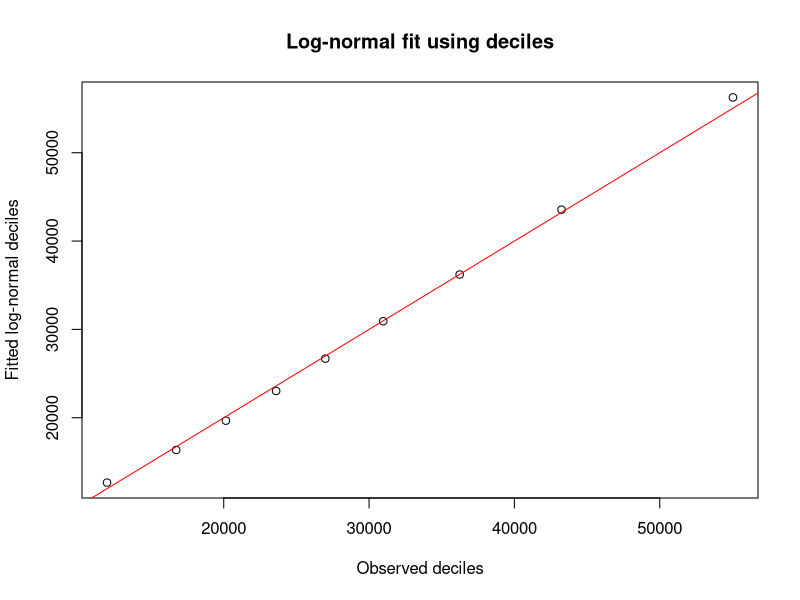

Recreate this plot in R.
rm(list = ls(all = TRUE))

library(tidyverse)


# ------------------------------------------------------------------------------
# we asume PIB_increase == income_increae
# https://govern.cat/gov/notes-premsa/752612/el-govern-preveu-que-l-economia-catalana-creixi-un-25-percent-el-2025-i-un-21-percent-el-2026?utm_source=chatgpt.com
d_pib_2023 = 1.026
d_pib_2024 = 1.036
d_pib_2025 = 1.025 # estimate,
factor = d_pib_2023 * d_pib_2024 * d_pib_2025

# ------------------------------------------------------------------------------
# fit a log-normal distribution to the deciles adjusted to 2025

# adjust the deciles to 2025
deciles = read_csv('data/raw/pib_deciles_2022.csv') %>%
  mutate(pib_25 = pib_22 * factor)  %>%
  mutate(decil = decil / 10)

# fit the log-normal
z <- qnorm(deciles$decil)
log_pib <- log(deciles$pib_25)
fit <- lm(log_pib ~ z)
mu_hat <- coef(fit)[1]
sigma_hat <- coef(fit)[2]

# evaluate the quality of the fit
fitted_quantiles <- exp(mu_hat + sigma_hat * z)
plot(deciles$pib_25, fitted_quantiles,
     xlab = "Observed deciles",
     ylab = "Fitted log-normal deciles",
     main = "Log-normal fit using deciles")
abline(0, 1, col = "red")

# function to calculate pct between two values
calc_pct_ln = function(min, max) {
  
  pct = 
    plnorm(max, meanlog=mu_hat, sdlog=sigma_hat) - 
    plnorm(min, meanlog=mu_hat, sdlog=sigma_hat)
  
  return(pct)
}
  

# ------------------------------------------------------------------------------
# adjust the intervals from 22 to 25
intervals = read_csv('data/raw/pib_intervals_2022.csv') %>%
  mutate(max_22 = if_else(interval == 'R21_50000_mes', 1e9, max_22)) %>%
  mutate(max_22_round = if_else(interval == 'R21_50000_mes', 1e9, max_22_round)) %>%
  mutate(min_25 = min_22 * factor)  %>%
  mutate(max_25 = max_22 * factor) %>%
  mutate(pct_25_cte = NA) %>%
  mutate(pct_25_ln = NA) %>%
  mutate(d_cte = pct_23 / (max_25 - min_25)) # constant  density

# recalculate population pct
# from [min_25, max_25] to [min_22_round, max_22_round]

# option 1) assume constant densitiy within each salari interval
for(i in 1:nrow(intervals)) {
  
  row = intervals %>% slice(i)
  
  if (i == 1) {
    x = row['d_cte'] * (row['max_22_round'] - row['min_25'])
                    
  } else if (i == nrow(intervals)) {
    row_prev = intervals %>% slice(i-1)
    x = row_prev['d_cte'] * (row['min_25'] - row['min_22_round']) + row['pct_23'] 
    
  } else {
    row_prev = intervals %>% slice(i-1)
    x = row_prev['d_cte'] * (row['min_25'] - row['min_22_round']) + row['d_cte'] * (row['max_22_round'] - row['min_25'])
    
  }
  intervals[i, 'pct_25_cte'] = x
}


# option 2) log normal
for(i in 1:nrow(intervals)) {
  intervals[i, 'pct_25_ln'] = calc_pct_ln(min=intervals$min_22_round[i], max=intervals$max_22_round[i]) * 100
}

# check
sum(intervals['pct_25_cte'])
sum(intervals['pct_25_ln'])


# ------------------------------------------------------------------------------
# update pop_stats
aux = bind_rows(
  intervals %>% select(cat = interval, pp = pct_25_cte) %>% mutate(pop_type='adj_cte'),
  intervals %>% select(cat = interval, pp = pct_25_ln) %>% mutate(pop_type='adj_ln')
) %>%
  mutate(var='P21_salari_brut_anual') %>%
  mutate(n=NA)

pop_stats = read_csv('data/proc/pop_stats.csv') 
bind_rows(
    pop_stats %>% mutate(pop_type = 'raw'),
    pop_stats %>% filter(var != 'P21_salari_brut_anual') %>% mutate(pop_type = 'adj_cte'),
    pop_stats %>% filter(var != 'P21_salari_brut_anual') %>% mutate(pop_type = 'adj_ln')) %>%
  bind_rows(aux) %>%
  arrange(pop_type, var, cat) %>%
  write_csv('data/proc/pop_stats_adj.csv')
